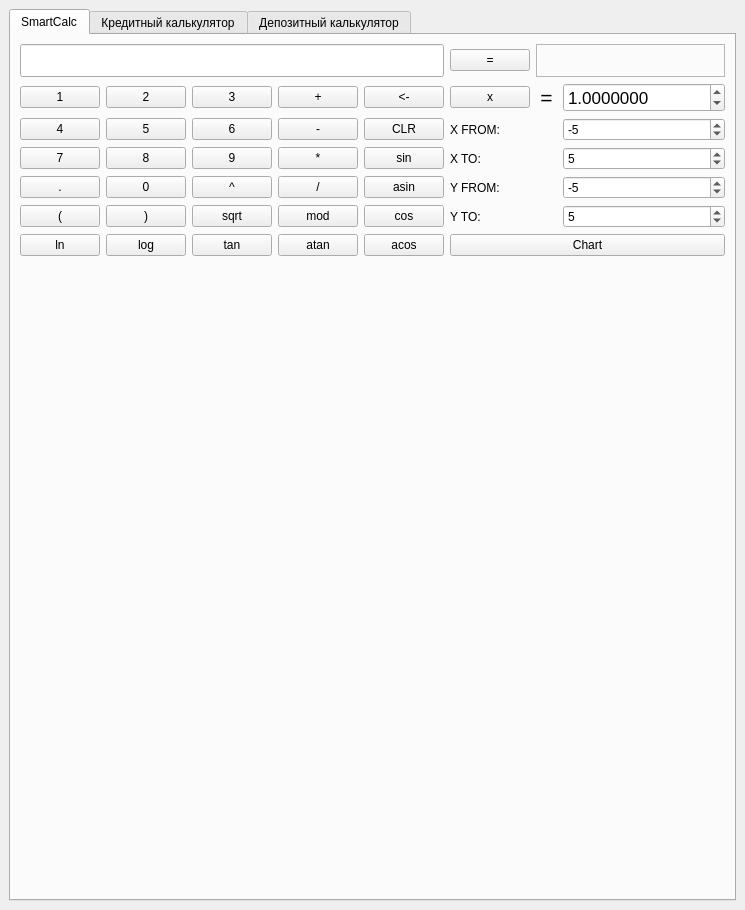
<?xml version="1.0" encoding="UTF-8"?>
<ui version="4.0">
 <class>MainWindow</class>
 <widget class="QMainWindow" name="MainWindow">
  <property name="geometry">
   <rect>
    <x>0</x>
    <y>0</y>
    <width>745</width>
    <height>910</height>
   </rect>
  </property>
  <property name="windowTitle">
   <string>SmartCalc 1.0</string>
  </property>
  <widget class="QWidget" name="centralwidget">
   <layout class="QGridLayout" name="gridLayout">
    <item row="0" column="0">
     <widget class="QTabWidget" name="tabWidget">
      <property name="currentIndex">
       <number>0</number>
      </property>
      <widget class="QWidget" name="tab_5">
       <attribute name="title">
        <string>SmartCalc</string>
       </attribute>
       <layout class="QGridLayout" name="gridLayout_2">
        <item row="0" column="0" colspan="5">
         <widget class="QLineEdit" name="lineEdit">
          <property name="font">
           <font>
            <pointsize>16</pointsize>
           </font>
          </property>
         </widget>
        </item>
        <item row="0" column="5">
         <widget class="QPushButton" name="pushButton_11">
          <property name="text">
           <string>=</string>
          </property>
         </widget>
        </item>
        <item row="0" column="6" colspan="2">
         <widget class="QLabel" name="label">
          <property name="font">
           <font>
            <pointsize>16</pointsize>
           </font>
          </property>
          <property name="layoutDirection">
           <enum>Qt::LeftToRight</enum>
          </property>
          <property name="frameShape">
           <enum>QFrame::StyledPanel</enum>
          </property>
          <property name="text">
           <string/>
          </property>
          <property name="alignment">
           <set>Qt::AlignRight|Qt::AlignTrailing|Qt::AlignVCenter</set>
          </property>
         </widget>
        </item>
        <item row="1" column="0">
         <widget class="QPushButton" name="pushButton_1">
          <property name="text">
           <string>1</string>
          </property>
         </widget>
        </item>
        <item row="1" column="1">
         <widget class="QPushButton" name="pushButton_2">
          <property name="text">
           <string>2</string>
          </property>
         </widget>
        </item>
        <item row="1" column="2">
         <widget class="QPushButton" name="pushButton_3">
          <property name="text">
           <string>3</string>
          </property>
         </widget>
        </item>
        <item row="1" column="3">
         <widget class="QPushButton" name="pushButton_12">
          <property name="text">
           <string>+</string>
          </property>
         </widget>
        </item>
        <item row="1" column="4">
         <widget class="QPushButton" name="pushButton_15">
          <property name="text">
           <string>&lt;-</string>
          </property>
         </widget>
        </item>
        <item row="1" column="5">
         <widget class="QPushButton" name="pushButton_18">
          <property name="text">
           <string>x</string>
          </property>
         </widget>
        </item>
        <item row="1" column="6">
         <widget class="QLabel" name="label_3">
          <property name="font">
           <font>
            <pointsize>16</pointsize>
           </font>
          </property>
          <property name="text">
           <string>=</string>
          </property>
          <property name="alignment">
           <set>Qt::AlignCenter</set>
          </property>
         </widget>
        </item>
        <item row="1" column="7">
         <widget class="QDoubleSpinBox" name="doubleSpinBox">
          <property name="font">
           <font>
            <pointsize>13</pointsize>
           </font>
          </property>
          <property name="decimals">
           <number>7</number>
          </property>
          <property name="minimum">
           <double>-1000000.000000000000000</double>
          </property>
          <property name="maximum">
           <double>1000000.000000000000000</double>
          </property>
          <property name="value">
           <double>1.000000000000000</double>
          </property>
         </widget>
        </item>
        <item row="2" column="0">
         <widget class="QPushButton" name="pushButton_4">
          <property name="text">
           <string>4</string>
          </property>
         </widget>
        </item>
        <item row="2" column="1">
         <widget class="QPushButton" name="pushButton_5">
          <property name="text">
           <string>5</string>
          </property>
         </widget>
        </item>
        <item row="2" column="2">
         <widget class="QPushButton" name="pushButton_6">
          <property name="text">
           <string>6</string>
          </property>
         </widget>
        </item>
        <item row="2" column="3">
         <widget class="QPushButton" name="pushButton_13">
          <property name="text">
           <string>-</string>
          </property>
         </widget>
        </item>
        <item row="2" column="4">
         <widget class="QPushButton" name="pushButton">
          <property name="text">
           <string>CLR</string>
          </property>
         </widget>
        </item>
        <item row="2" column="5" colspan="2">
         <widget class="QLabel" name="label_4">
          <property name="text">
           <string>X FROM:</string>
          </property>
         </widget>
        </item>
        <item row="2" column="7">
         <widget class="QSpinBox" name="spinBox">
          <property name="minimum">
           <number>-1000000</number>
          </property>
          <property name="maximum">
           <number>1000000</number>
          </property>
          <property name="value">
           <number>-5</number>
          </property>
         </widget>
        </item>
        <item row="3" column="0">
         <widget class="QPushButton" name="pushButton_7">
          <property name="text">
           <string>7</string>
          </property>
         </widget>
        </item>
        <item row="3" column="1">
         <widget class="QPushButton" name="pushButton_8">
          <property name="text">
           <string>8</string>
          </property>
         </widget>
        </item>
        <item row="3" column="2">
         <widget class="QPushButton" name="pushButton_9">
          <property name="text">
           <string>9</string>
          </property>
         </widget>
        </item>
        <item row="3" column="3">
         <widget class="QPushButton" name="pushButton_14">
          <property name="text">
           <string>*</string>
          </property>
         </widget>
        </item>
        <item row="3" column="4">
         <widget class="QPushButton" name="pushButton_19">
          <property name="text">
           <string>sin</string>
          </property>
         </widget>
        </item>
        <item row="3" column="5" colspan="2">
         <widget class="QLabel" name="label_5">
          <property name="text">
           <string>X TO:</string>
          </property>
         </widget>
        </item>
        <item row="3" column="7">
         <widget class="QSpinBox" name="spinBox_2">
          <property name="minimum">
           <number>-1000000</number>
          </property>
          <property name="maximum">
           <number>1000000</number>
          </property>
          <property name="value">
           <number>5</number>
          </property>
         </widget>
        </item>
        <item row="4" column="0">
         <widget class="QPushButton" name="pushButton_17">
          <property name="text">
           <string>.</string>
          </property>
         </widget>
        </item>
        <item row="4" column="1">
         <widget class="QPushButton" name="pushButton_10">
          <property name="text">
           <string>0</string>
          </property>
         </widget>
        </item>
        <item row="4" column="2">
         <widget class="QPushButton" name="pushButton_31">
          <property name="text">
           <string>^</string>
          </property>
         </widget>
        </item>
        <item row="4" column="3">
         <widget class="QPushButton" name="pushButton_16">
          <property name="text">
           <string>/</string>
          </property>
         </widget>
        </item>
        <item row="4" column="4">
         <widget class="QPushButton" name="pushButton_22">
          <property name="text">
           <string>asin</string>
          </property>
         </widget>
        </item>
        <item row="4" column="5" colspan="2">
         <widget class="QLabel" name="label_7">
          <property name="text">
           <string>Y FROM:</string>
          </property>
         </widget>
        </item>
        <item row="4" column="7">
         <widget class="QSpinBox" name="spinBox_3">
          <property name="minimum">
           <number>-1000000</number>
          </property>
          <property name="maximum">
           <number>1000000</number>
          </property>
          <property name="value">
           <number>-5</number>
          </property>
         </widget>
        </item>
        <item row="5" column="0">
         <widget class="QPushButton" name="pushButton_23">
          <property name="text">
           <string>(</string>
          </property>
         </widget>
        </item>
        <item row="5" column="1">
         <widget class="QPushButton" name="pushButton_27">
          <property name="text">
           <string>)</string>
          </property>
         </widget>
        </item>
        <item row="5" column="2">
         <widget class="QPushButton" name="pushButton_25">
          <property name="text">
           <string>sqrt</string>
          </property>
         </widget>
        </item>
        <item row="5" column="3">
         <widget class="QPushButton" name="pushButton_30">
          <property name="text">
           <string>mod</string>
          </property>
         </widget>
        </item>
        <item row="5" column="4">
         <widget class="QPushButton" name="pushButton_20">
          <property name="text">
           <string>cos</string>
          </property>
         </widget>
        </item>
        <item row="5" column="5" colspan="2">
         <widget class="QLabel" name="label_6">
          <property name="text">
           <string>Y TO:</string>
          </property>
         </widget>
        </item>
        <item row="5" column="7">
         <widget class="QSpinBox" name="spinBox_4">
          <property name="minimum">
           <number>-1000000</number>
          </property>
          <property name="maximum">
           <number>1000000</number>
          </property>
          <property name="value">
           <number>5</number>
          </property>
         </widget>
        </item>
        <item row="6" column="0">
         <widget class="QPushButton" name="pushButton_28">
          <property name="text">
           <string>ln</string>
          </property>
         </widget>
        </item>
        <item row="6" column="1">
         <widget class="QPushButton" name="pushButton_24">
          <property name="text">
           <string>log</string>
          </property>
         </widget>
        </item>
        <item row="6" column="2">
         <widget class="QPushButton" name="pushButton_21">
          <property name="text">
           <string>tan</string>
          </property>
         </widget>
        </item>
        <item row="6" column="3">
         <widget class="QPushButton" name="pushButton_26">
          <property name="text">
           <string>atan</string>
          </property>
         </widget>
        </item>
        <item row="6" column="4">
         <widget class="QPushButton" name="pushButton_29">
          <property name="text">
           <string>acos</string>
          </property>
         </widget>
        </item>
        <item row="6" column="5" colspan="3">
         <widget class="QPushButton" name="pushButton_32">
          <property name="text">
           <string>Chart</string>
          </property>
         </widget>
        </item>
        <item row="7" column="0" colspan="8">
         <widget class="QCustomPlot" name="widget" native="true"/>
        </item>
       </layout>
      </widget>
      <widget class="QWidget" name="tab_6">
       <attribute name="title">
        <string>Кредитный калькулятор</string>
       </attribute>
       <layout class="QGridLayout" name="gridLayout_3">
        <item row="0" column="0">
         <widget class="QLabel" name="label_2">
          <property name="text">
           <string>Сумма</string>
          </property>
         </widget>
        </item>
        <item row="0" column="1">
         <widget class="QLineEdit" name="lineEdit_2">
          <property name="text">
           <string>1000000</string>
          </property>
         </widget>
        </item>
        <item row="0" column="2">
         <widget class="QComboBox" name="comboBox_4">
          <item>
           <property name="text">
            <string>₽</string>
           </property>
          </item>
          <item>
           <property name="text">
            <string>$</string>
           </property>
          </item>
          <item>
           <property name="text">
            <string>€</string>
           </property>
          </item>
         </widget>
        </item>
        <item row="1" column="0">
         <widget class="QLabel" name="label_8">
          <property name="text">
           <string>Срок </string>
          </property>
         </widget>
        </item>
        <item row="1" column="1">
         <widget class="QSpinBox" name="spinBox_5">
          <property name="minimum">
           <number>1</number>
          </property>
          <property name="maximum">
           <number>600</number>
          </property>
          <property name="value">
           <number>12</number>
          </property>
         </widget>
        </item>
        <item row="1" column="2">
         <widget class="QComboBox" name="comboBox_3">
          <item>
           <property name="text">
            <string>месяцев</string>
           </property>
          </item>
          <item>
           <property name="text">
            <string>лет</string>
           </property>
          </item>
         </widget>
        </item>
        <item row="2" column="0">
         <widget class="QLabel" name="label_9">
          <property name="text">
           <string>Процентная ставка</string>
          </property>
         </widget>
        </item>
        <item row="3" column="0">
         <widget class="QLabel" name="label_10">
          <property name="text">
           <string>Тип</string>
          </property>
         </widget>
        </item>
        <item row="5" column="0" colspan="3">
         <widget class="QTableWidget" name="tableWidget">
          <attribute name="verticalHeaderVisible">
           <bool>true</bool>
          </attribute>
          <column>
           <property name="text">
            <string>Месяц</string>
           </property>
          </column>
          <column>
           <property name="text">
            <string>Платеж</string>
           </property>
          </column>
          <column>
           <property name="text">
            <string>Проценты</string>
           </property>
          </column>
          <column>
           <property name="text">
            <string>Погашено</string>
           </property>
          </column>
          <column>
           <property name="text">
            <string>Остаток</string>
           </property>
          </column>
         </widget>
        </item>
        <item row="4" column="1" colspan="2">
         <widget class="QPushButton" name="pushButton_33">
          <property name="text">
           <string>Рассчитать</string>
          </property>
         </widget>
        </item>
        <item row="3" column="1" colspan="2">
         <widget class="QComboBox" name="comboBox">
          <property name="currentIndex">
           <number>0</number>
          </property>
          <item>
           <property name="text">
            <string>аннуитетный</string>
           </property>
          </item>
          <item>
           <property name="text">
            <string>дифференцированный</string>
           </property>
          </item>
         </widget>
        </item>
        <item row="2" column="1" colspan="2">
         <widget class="QDoubleSpinBox" name="doubleSpinBox_2">
          <property name="value">
           <double>10.000000000000000</double>
          </property>
         </widget>
        </item>
       </layout>
      </widget>
      <widget class="QWidget" name="tab_7">
       <attribute name="title">
        <string>Депозитный калькулятор</string>
       </attribute>
       <layout class="QGridLayout" name="gridLayout_5">
        <item row="0" column="0">
         <widget class="QLabel" name="label_11">
          <property name="text">
           <string>Сумма</string>
          </property>
         </widget>
        </item>
        <item row="0" column="1">
         <widget class="QLineEdit" name="lineEdit_3">
          <property name="text">
           <string>1000000</string>
          </property>
         </widget>
        </item>
        <item row="0" column="2">
         <widget class="QComboBox" name="comboBox_6">
          <item>
           <property name="text">
            <string>₽</string>
           </property>
          </item>
          <item>
           <property name="text">
            <string>$</string>
           </property>
          </item>
          <item>
           <property name="text">
            <string>€</string>
           </property>
          </item>
         </widget>
        </item>
        <item row="1" column="0">
         <widget class="QLabel" name="label_12">
          <property name="text">
           <string>Срок </string>
          </property>
         </widget>
        </item>
        <item row="1" column="1">
         <widget class="QSpinBox" name="spinBox_6">
          <property name="minimum">
           <number>1</number>
          </property>
          <property name="maximum">
           <number>600</number>
          </property>
          <property name="value">
           <number>12</number>
          </property>
         </widget>
        </item>
        <item row="1" column="2">
         <widget class="QComboBox" name="comboBox_5">
          <item>
           <property name="text">
            <string>месяцев</string>
           </property>
          </item>
          <item>
           <property name="text">
            <string>лет</string>
           </property>
          </item>
         </widget>
        </item>
        <item row="2" column="0">
         <widget class="QLabel" name="label_13">
          <property name="text">
           <string>Процентная ставка</string>
          </property>
         </widget>
        </item>
        <item row="3" column="0">
         <widget class="QLabel" name="label_15">
          <property name="text">
           <string>Налоговая ставка</string>
          </property>
         </widget>
        </item>
        <item row="4" column="0">
         <widget class="QLabel" name="label_16">
          <property name="text">
           <string>Капитализация процентов</string>
          </property>
         </widget>
        </item>
        <item row="5" column="0">
         <widget class="QLabel" name="label_14">
          <property name="text">
           <string>Периодичность выплат</string>
          </property>
         </widget>
        </item>
        <item row="7" column="0" colspan="3">
         <widget class="QGroupBox" name="groupBox">
          <property name="title">
           <string>Пополнения</string>
          </property>
          <layout class="QGridLayout" name="gridLayout_4">
           <item row="0" column="0" colspan="2">
            <widget class="QTableWidget" name="tableWidget_2">
             <attribute name="verticalHeaderVisible">
              <bool>true</bool>
             </attribute>
             <column>
              <property name="text">
               <string>Тип</string>
              </property>
             </column>
             <column>
              <property name="text">
               <string>Период</string>
              </property>
             </column>
             <column>
              <property name="text">
               <string>Дата</string>
              </property>
             </column>
             <column>
              <property name="text">
               <string>Сумма</string>
              </property>
             </column>
             <column>
              <property name="text">
               <string>Удалить</string>
              </property>
             </column>
            </widget>
           </item>
           <item row="1" column="0">
            <widget class="QLabel" name="label_23">
             <property name="text">
              <string>Тип</string>
             </property>
            </widget>
           </item>
           <item row="1" column="1">
            <widget class="QComboBox" name="comboBox_9">
             <property name="currentIndex">
              <number>0</number>
             </property>
             <item>
              <property name="text">
               <string>Пополнение</string>
              </property>
             </item>
             <item>
              <property name="text">
               <string>Снятие</string>
              </property>
             </item>
            </widget>
           </item>
           <item row="2" column="0">
            <widget class="QLabel" name="label_18">
             <property name="text">
              <string>Периодичность</string>
             </property>
            </widget>
           </item>
           <item row="2" column="1">
            <widget class="QComboBox" name="comboBox_8">
             <property name="currentIndex">
              <number>0</number>
             </property>
             <item>
              <property name="text">
               <string>Разовое</string>
              </property>
             </item>
             <item>
              <property name="text">
               <string>Раз в месяц</string>
              </property>
             </item>
             <item>
              <property name="text">
               <string>Раз в 2 месяца</string>
              </property>
             </item>
             <item>
              <property name="text">
               <string>Раз в квартал</string>
              </property>
             </item>
             <item>
              <property name="text">
               <string>Раз в полгода</string>
              </property>
             </item>
             <item>
              <property name="text">
               <string>Раз в год</string>
              </property>
             </item>
            </widget>
           </item>
           <item row="3" column="0">
            <widget class="QLabel" name="label_20">
             <property name="text">
              <string>Дата</string>
             </property>
            </widget>
           </item>
           <item row="3" column="1">
            <widget class="QDateEdit" name="dateEdit">
             <property name="calendarPopup">
              <bool>false</bool>
             </property>
            </widget>
           </item>
           <item row="4" column="0">
            <widget class="QLabel" name="label_19">
             <property name="text">
              <string>Сумма</string>
             </property>
            </widget>
           </item>
           <item row="4" column="1">
            <widget class="QLineEdit" name="lineEdit_4">
             <property name="text">
              <string>10000</string>
             </property>
            </widget>
           </item>
           <item row="5" column="1">
            <widget class="QPushButton" name="pushButton_35">
             <property name="text">
              <string>Добавить</string>
             </property>
            </widget>
           </item>
          </layout>
         </widget>
        </item>
        <item row="8" column="0" colspan="3">
         <widget class="QTableWidget" name="tableWidget_3">
          <attribute name="verticalHeaderVisible">
           <bool>true</bool>
          </attribute>
          <column>
           <property name="text">
            <string>Дата</string>
           </property>
          </column>
          <column>
           <property name="text">
            <string>Начислено процентов</string>
           </property>
          </column>
          <column>
           <property name="text">
            <string>Вклад пополнен</string>
           </property>
          </column>
          <column>
           <property name="text">
            <string>Остаток на вкладе</string>
           </property>
          </column>
         </widget>
        </item>
        <item row="2" column="1" colspan="2">
         <widget class="QDoubleSpinBox" name="doubleSpinBox_3">
          <property name="value">
           <double>10.000000000000000</double>
          </property>
         </widget>
        </item>
        <item row="3" column="1" colspan="2">
         <widget class="QDoubleSpinBox" name="doubleSpinBox_4">
          <property name="value">
           <double>10.000000000000000</double>
          </property>
         </widget>
        </item>
        <item row="4" column="1" colspan="2">
         <widget class="QComboBox" name="comboBox_7">
          <property name="currentIndex">
           <number>0</number>
          </property>
          <item>
           <property name="text">
            <string>Да</string>
           </property>
          </item>
          <item>
           <property name="text">
            <string>Нет</string>
           </property>
          </item>
         </widget>
        </item>
        <item row="5" column="1" colspan="2">
         <widget class="QComboBox" name="comboBox_2">
          <property name="currentIndex">
           <number>2</number>
          </property>
          <item>
           <property name="text">
            <string>Каждый день</string>
           </property>
          </item>
          <item>
           <property name="text">
            <string>Каждую неделю</string>
           </property>
          </item>
          <item>
           <property name="text">
            <string>Раз в месяц</string>
           </property>
          </item>
          <item>
           <property name="text">
            <string>Раз в квартал</string>
           </property>
          </item>
          <item>
           <property name="text">
            <string>Раз в полгода</string>
           </property>
          </item>
          <item>
           <property name="text">
            <string>Раз в год</string>
           </property>
          </item>
          <item>
           <property name="text">
            <string>В конце срока</string>
           </property>
          </item>
         </widget>
        </item>
        <item row="6" column="1" colspan="2">
         <widget class="QPushButton" name="pushButton_34">
          <property name="text">
           <string>Рассчитать</string>
          </property>
         </widget>
        </item>
       </layout>
      </widget>
     </widget>
    </item>
   </layout>
  </widget>
 </widget>
 <customwidgets>
  <customwidget>
   <class>QCustomPlot</class>
   <extends>QWidget</extends>
   <header location="global">qcustomplot.h</header>
   <container>1</container>
  </customwidget>
 </customwidgets>
 <resources/>
 <connections/>
</ui>
